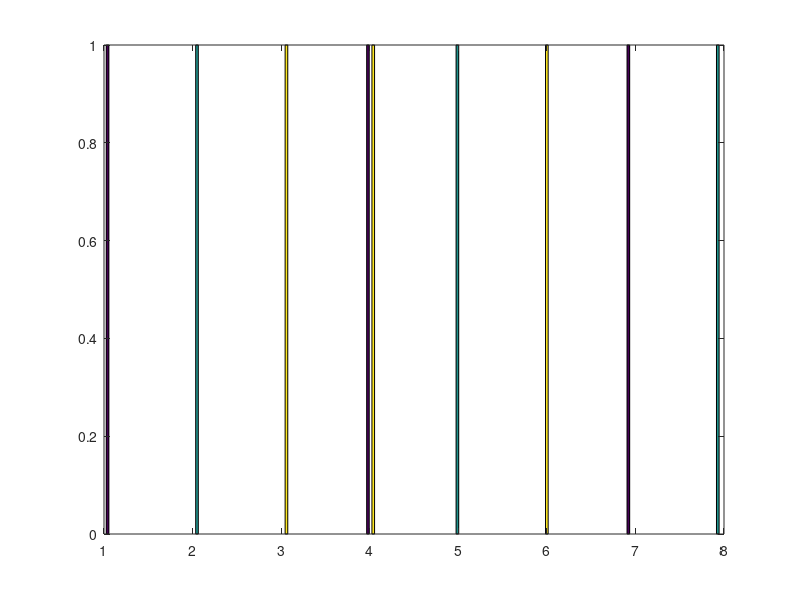

Write the MATLAB code that produced this figure. (Note: this script raises an error after producing the figure.)
% The ; denotes a new row
A = [1 2 3; 4 5 6; 7 8 4]
B = [1 4 3; 5 2 3; 1 4 4]

% This is a vector
v = [1; 2; 3]

[m, n] = size(A) % returns a row matrix
size(A, 1) % return the 1st element of size i.e #row
size(A, 2) %            2nd                     #col

length(A) % return the size of the longest dimension

% get 2nd row 3rd column of a matric
a_23 = A(2, 3)

A(2:3, 1:2)
A([1, 3], :) % get row 1 and 3, all the columns
% USE THESE FOR ASSIGNMENT AS WELL

[A [10; 11; 12]] % add another column to the right
% USE THIS TO CONCATENATING 2 matrix as well
[A; B] % to the bottom

A(:) % put all elements of A in a single vector

% scalar multiplication
5*A
A/2

% add matrix with scalar
A + 5

% multiply matrices
A * v

A .* B % multiply element-wise
A .^ 2
1 ./ A
log(A) % element-wise as well
exp(A) % ....................
abs(A) % ....................
A < 3  % ....................

% a 2 by 2 identity matrix
I = eye(2)

% transpose
A'

% inverse
pinv(A)
inv(A)
% pinv() compute inverse of (X'*X) even when it is non-invertible

val = max(A) % return the maximum value of each COLUMN A
[val, ind] = max(A) % return the index as well
max(A, B) % take elemen-wise maximum
max(A, [], 1) % take column-wise maximum
max(A, [], 2) % take row-wise maximum
max(max(A)) % return overall maximum

1 && 0 % AND
1 || 0 % OR
xor(1, 0) % XOR

1 ~= 2

2^6 == 64

a = pi; % semicolon supression output

disp(a); % display a even with semicolon

disp(sprintf('2 decimals: %0.2f', a)) % print string with C-style

format long
format short

v = 1:0.25:2 % row matrix 1 through 2 with step 0.25

ones(2, 3) % 2 by 3 matrix of all 1

zeros(1, 3)

rand(1, 3) % 1 by 3 matrix of all random numbers between 0 and 1

randn(1, 3) % 1 by 3 matrix of random numbers in Gaussian distribution with mean 0 and standard deviation 1

w = -6 + sqrt(10)*randn(1, 10000);
hist(A, 50) % histogram of A with 50 bins

pwd % return the current path

load newfile.py % load file (maybe in form of matrix)

who % show variables in the workspace
whos % gives more details
clear variables_name % remove a variable from the current scope, clear all if no parameters

save newfile.py A % save A to a file
save newfile.py A -ascii % save in human-readable instead of binary in case A is too large

find(v < 2)
[r, c] = find(A < 3) % return indexes

magic(4) % create a matrix with rows, columns, diagonals sums up to same thing

sum(v)
sum(A, 1) % column-wise sum
sum(A, 2) % row-wise sum
prod(v)
floor(v)
ceil(v)

flipud(A)


PS1('>> ')